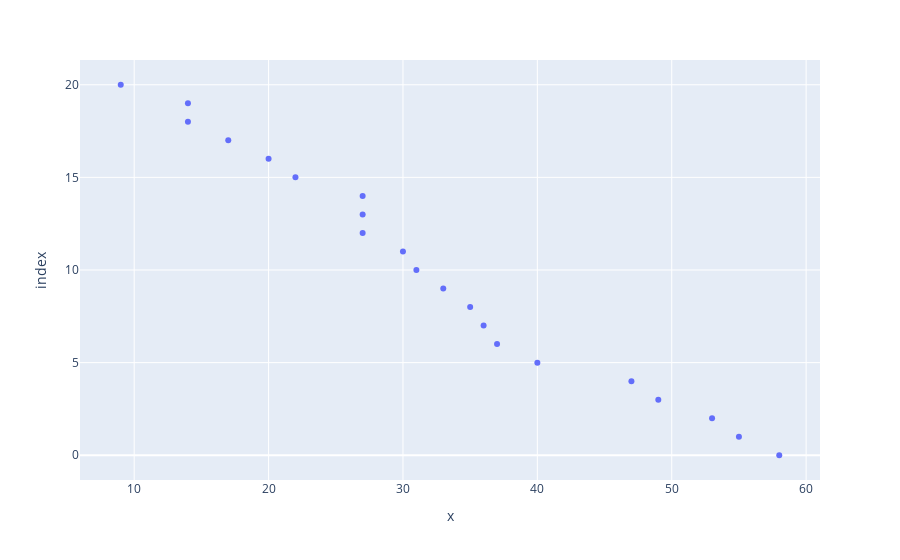

The notebook cell this image was saved under:
### Code cell
fig = px.scatter(df.index, df.Gap)
fig.show()

### Figure 1 — Plotly figure (JSON) as saved in the notebook; plotly's stock layout.template omitted (floating-point values rounded to 4 significant figures)
{"data": [{"hovertemplate": "x=%{x}<br>index=%{y}<extra></extra>", "legendgroup": "", "marker": {"color": "#636efa", "symbol": "circle"}, "mode": "markers", "name": "", "orientation": "h", "showlegend": false, "type": "scatter", "x": [58, 55, 53, 49, 47, 40, 37, 36, 35, 33, 31, 30, 27, 27, 27, 22, 20, 17, 14, 14, 9], "xaxis": "x", "y": [0, 1, 2, 3, 4, 5, 6, 7, 8, 9, 10, 11, 12, 13, 14, 15, 16, 17, 18, 19, 20], "yaxis": "y"}], "layout": {"legend": {"tracegroupgap": 0}, "margin": {"t": 60}, "xaxis": {"anchor": "y", "domain": [0, 1], "title": {"text": "x"}}, "yaxis": {"anchor": "x", "domain": [0, 1], "title": {"text": "index"}}}}
